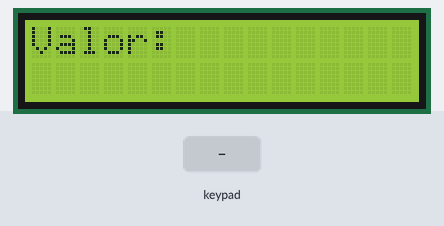
The sketch below on a simulated Arduino Uno, built with avr-gcc and run on an emulated ATmega328P. Parts: 16×2 character LCD. The inputs (shaded band) are chosen by the test bench.

Above: at 2.7 s.
2.8 s: keypad keys 9 8 7 6 pressed 0.4 s apart
At 5.0 s:
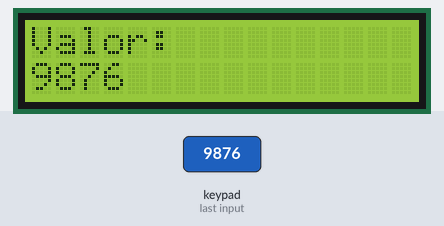
5.9 s: key '1' pressed
At 6.6 s:
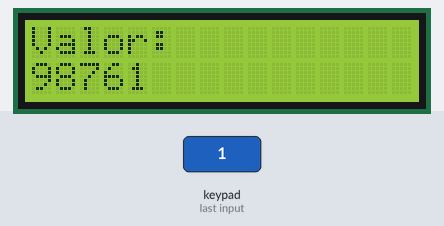
7.4 s: key '2' pressed
At 7.7 s:
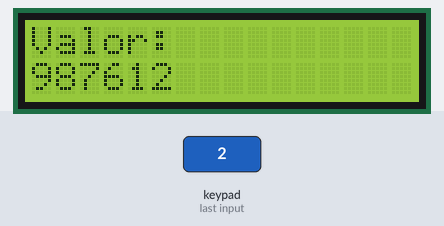
8.9 s: keypad keys 9 8 7 6 # pressed 0.4 s apart
At 11.3 s:
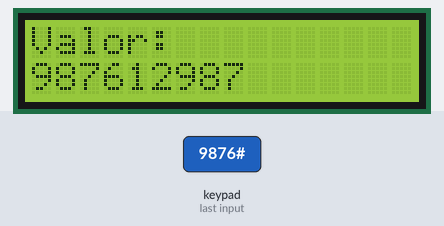
Timing chart, 0 to 12.8 s (numbered marks = the images above; inputs shaded):
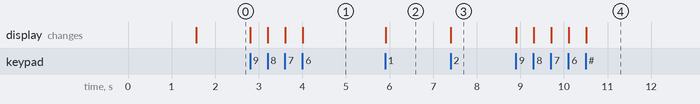

Measured:
- after the input at 2.8 s, the display: first changes at once (image 1 shows a later state)
- after the input at 5.9 s, the display: changes at once (image 2)
- after the input at 7.4 s, the display: changes at once (image 3)
- after the input at 8.9 s, the display: first changes at once (image 4 shows a later state)

The sketch:

sketch_oct19a.ino
```cpp
#include <LiquidCrystal.h>
#include <Keypad.h>


const byte FILAS = 4;
const byte COLUMNAS = 3;

char keys[FILAS][COLUMNAS] = {
  {'1','2','3'},
  {'4','5','6'},
  {'7','8','9'},
  {'*','0','#'}
};


byte rowPins[FILAS] = {9, 8, 7, 6};
byte colPins[COLUMNAS] = {5, 4, 3};

Keypad keypad = Keypad(makeKeymap(keys), rowPins, colPins, FILAS, COLUMNAS);


LiquidCrystal lcd(A0, A1, A2, A3, A4, A5);

String textoIngresado = "";

void setup() {
  lcd.begin(16, 2);
  lcd.print("Teclado Listo");
  delay(1500);

  actualizarPantalla();
}

void loop() {
  char tecla = keypad.getKey();

  if (tecla) {
    if (tecla == '*') {

      textoIngresado = "";
    }
    else if (tecla == '#') {

      if (textoIngresado.length() > 0) {
        textoIngresado.remove(textoIngresado.length() - 1);
      }
    }
    else {

      if (textoIngresado.length() < 16) {
        textoIngresado += tecla;
      }
    }


    actualizarPantalla();
  }
}


void actualizarPantalla() {
  lcd.clear();
  lcd.setCursor(0, 0);
  lcd.print("Valor:");
  lcd.setCursor(0, 1);
  lcd.print(textoIngresado);
}
```
